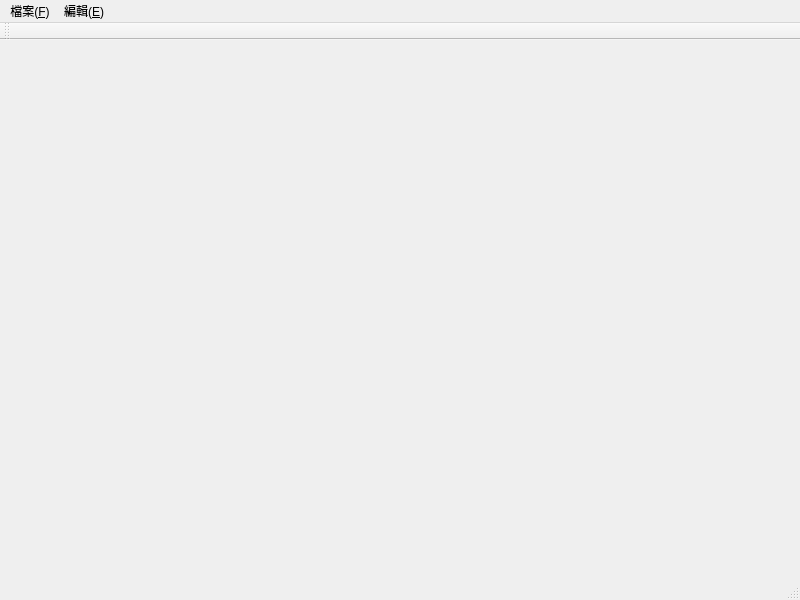
<?xml version="1.0" encoding="UTF-8"?>
<ui version="4.0">
 <class>MainWindow</class>
 <widget class="QMainWindow" name="MainWindow">
  <property name="geometry">
   <rect>
    <x>0</x>
    <y>0</y>
    <width>800</width>
    <height>600</height>
   </rect>
  </property>
  <property name="windowTitle">
   <string>MainWindow</string>
  </property>
  <widget class="QWidget" name="centralwidget"/>
  <widget class="QMenuBar" name="menubar">
   <property name="geometry">
    <rect>
     <x>0</x>
     <y>0</y>
     <width>800</width>
     <height>31</height>
    </rect>
   </property>
   <widget class="QMenu" name="menu">
    <property name="title">
     <string>檔案(&amp;F)</string>
    </property>
    <property name="toolTipsVisible">
     <bool>false</bool>
    </property>
    <addaction name="fileOpenAction"/>
    <addaction name="fileNewAction"/>
    <addaction name="fileCloseAction"/>
    <addaction name="addWinAction"/>
   </widget>
   <widget class="QMenu" name="menu_2">
    <property name="title">
     <string>編輯(&amp;E)</string>
    </property>
   </widget>
   <addaction name="menu"/>
   <addaction name="menu_2"/>
  </widget>
  <widget class="QStatusBar" name="statusbar"/>
  <widget class="QToolBar" name="toolBar">
   <property name="windowTitle">
    <string>toolBar</string>
   </property>
   <attribute name="toolBarArea">
    <enum>TopToolBarArea</enum>
   </attribute>
   <attribute name="toolBarBreak">
    <bool>false</bool>
   </attribute>
  </widget>
  <action name="fileOpenAction">
   <property name="text">
    <string>開啟</string>
   </property>
   <property name="shortcut">
    <string>Alt+O</string>
   </property>
  </action>
  <action name="fileNewAction">
   <property name="text">
    <string>新增</string>
   </property>
   <property name="shortcut">
    <string>Alt+N</string>
   </property>
  </action>
  <action name="fileCloseAction">
   <property name="text">
    <string>關閉</string>
   </property>
   <property name="shortcut">
    <string>Alt+C</string>
   </property>
  </action>
  <action name="addWinAction">
   <property name="text">
    <string>新增視窗</string>
   </property>
  </action>
 </widget>
 <resources/>
 <connections/>
</ui>
